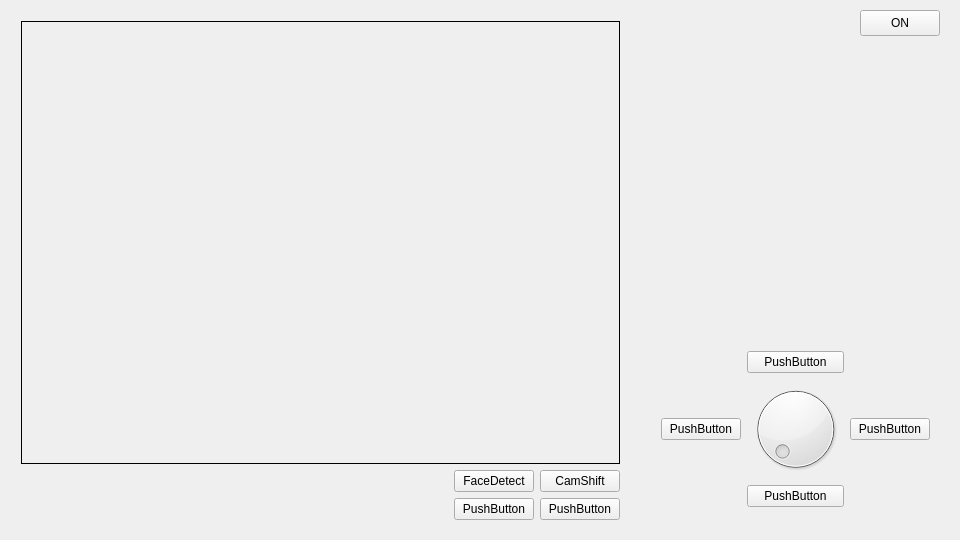
<?xml version="1.0" encoding="UTF-8"?>
<ui version="4.0">
 <class>Widget</class>
 <widget class="QWidget" name="Widget">
  <property name="geometry">
   <rect>
    <x>0</x>
    <y>0</y>
    <width>960</width>
    <height>540</height>
   </rect>
  </property>
  <property name="minimumSize">
   <size>
    <width>960</width>
    <height>540</height>
   </size>
  </property>
  <property name="maximumSize">
   <size>
    <width>960</width>
    <height>540</height>
   </size>
  </property>
  <property name="windowTitle">
   <string>Widget</string>
  </property>
  <widget class="QWidget" name="layoutWidget">
   <property name="geometry">
    <rect>
     <x>10</x>
     <y>10</y>
     <width>621</width>
     <height>521</height>
    </rect>
   </property>
   <layout class="QVBoxLayout" name="verticalLayout2">
    <item>
     <widget class="NewQLabel" name="Video">
      <property name="minimumSize">
       <size>
        <width>540</width>
        <height>415</height>
       </size>
      </property>
      <property name="frameShape">
       <enum>QFrame::Box</enum>
      </property>
      <property name="frameShadow">
       <enum>QFrame::Plain</enum>
      </property>
      <property name="text">
       <string/>
      </property>
     </widget>
    </item>
    <item>
     <layout class="QVBoxLayout" name="verticalLayout">
      <item>
       <layout class="QHBoxLayout" name="horizontalLayout">
        <item>
         <spacer name="horizontalSpacer">
          <property name="orientation">
           <enum>Qt::Horizontal</enum>
          </property>
          <property name="sizeHint" stdset="0">
           <size>
            <width>40</width>
            <height>20</height>
           </size>
          </property>
         </spacer>
        </item>
        <item>
         <widget class="QPushButton" name="facedetect">
          <property name="text">
           <string>FaceDetect</string>
          </property>
         </widget>
        </item>
        <item>
         <widget class="QPushButton" name="camshift">
          <property name="text">
           <string>CamShift</string>
          </property>
         </widget>
        </item>
       </layout>
      </item>
      <item>
       <layout class="QHBoxLayout" name="horizontalLayout_2">
        <item>
         <spacer name="horizontalSpacer_2">
          <property name="orientation">
           <enum>Qt::Horizontal</enum>
          </property>
          <property name="sizeHint" stdset="0">
           <size>
            <width>40</width>
            <height>20</height>
           </size>
          </property>
         </spacer>
        </item>
        <item>
         <widget class="QPushButton" name="pushButton_8">
          <property name="text">
           <string>PushButton</string>
          </property>
         </widget>
        </item>
        <item>
         <widget class="QPushButton" name="pushButton_6">
          <property name="text">
           <string>PushButton</string>
          </property>
         </widget>
        </item>
       </layout>
      </item>
     </layout>
    </item>
   </layout>
  </widget>
  <widget class="QWidget" name="layoutWidget">
   <property name="geometry">
    <rect>
     <x>650</x>
     <y>340</y>
     <width>291</width>
     <height>181</height>
    </rect>
   </property>
   <layout class="QGridLayout" name="gridLayout_2">
    <item row="2" column="2">
     <widget class="QPushButton" name="RightButton">
      <property name="text">
       <string>PushButton</string>
      </property>
     </widget>
    </item>
    <item row="2" column="0">
     <widget class="QPushButton" name="LeftButton">
      <property name="text">
       <string>PushButton</string>
      </property>
     </widget>
    </item>
    <item row="2" column="1">
     <widget class="QDial" name="SpeedButton"/>
    </item>
    <item row="0" column="1">
     <widget class="QPushButton" name="UpButton">
      <property name="text">
       <string>PushButton</string>
      </property>
     </widget>
    </item>
    <item row="4" column="1">
     <widget class="QPushButton" name="DownButton">
      <property name="text">
       <string>PushButton</string>
      </property>
     </widget>
    </item>
   </layout>
  </widget>
  <widget class="QPushButton" name="SwitchButton">
   <property name="geometry">
    <rect>
     <x>860</x>
     <y>10</y>
     <width>80</width>
     <height>26</height>
    </rect>
   </property>
   <property name="text">
    <string>ON</string>
   </property>
  </widget>
 </widget>
 <layoutdefault spacing="6" margin="11"/>
 <customwidgets>
  <customwidget>
   <class>NewQLabel</class>
   <extends>QLabel</extends>
   <header>newqlabel.h</header>
  </customwidget>
 </customwidgets>
 <resources/>
 <connections/>
</ui>
